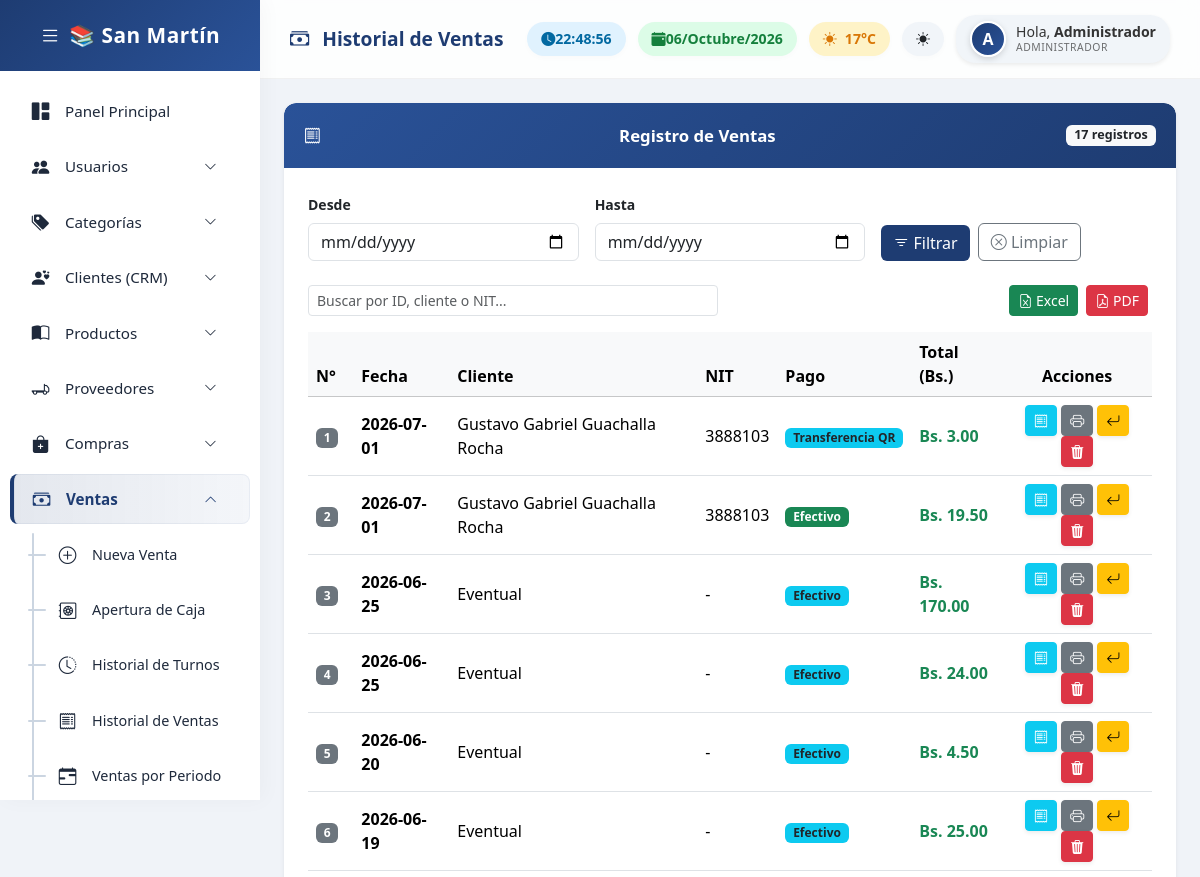
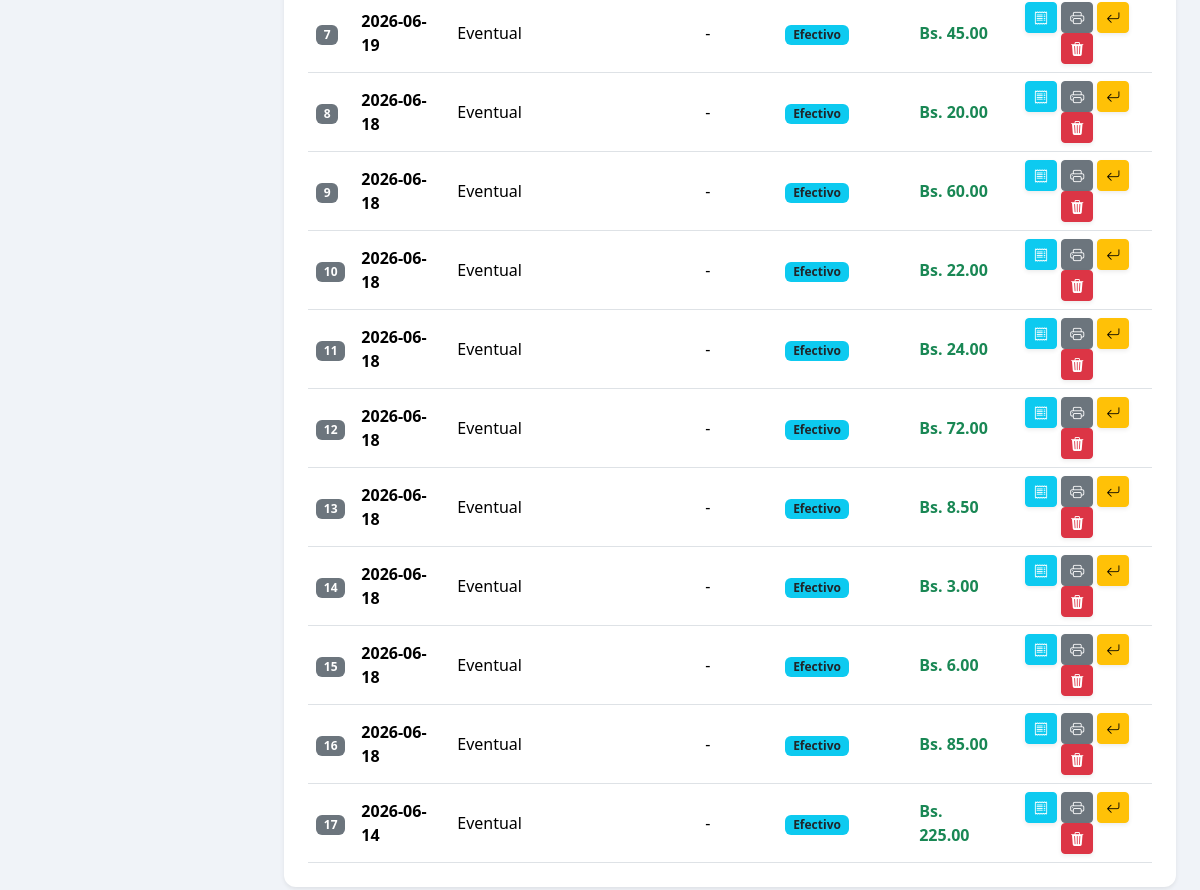
/ventas/index.php (signed in), run on the app's committed database (2 pictures, top to bottom).
### tables this page shows
CREATE TABLE `ventas` (
  `id_venta` int(11) NOT NULL AUTO_INCREMENT,
  `fecha` date DEFAULT NULL,
  `total` decimal(10,2) DEFAULT NULL,
  `metodo_pago` varchar(50) DEFAULT NULL,
  `id_usuario` int(11) DEFAULT NULL,
  `id_cliente` int(11) DEFAULT NULL,
  `estado` varchar(20) DEFAULT 'Completado',
  PRIMARY KEY (`id_venta`)
);

CREATE TABLE `clientes` (
  `id_cliente` int(11) NOT NULL AUTO_INCREMENT,
  `ci_nit` varchar(20) NOT NULL,
  `fecha_nacimiento` date DEFAULT NULL,
  `nombre_cliente` varchar(100) NOT NULL,
  `telefono` varchar(20) DEFAULT NULL,
  `email` varchar(100) DEFAULT NULL,
  `fecha_registro` datetime DEFAULT current_timestamp(),
  `activo` tinyint(1) DEFAULT 1,
  PRIMARY KEY (`id_cliente`)
);

### includes/paginador.php (called while the page is built, shortened)
<?php
function paginar($conexion, $sql_base, $limite = 20) {
    $pagina = isset($_GET['pagina']) ? max(1, intval($_GET['pagina'])) : 1;
    $offset = ($pagina - 1) * $limite;
    $total = mysqli_fetch_assoc(mysqli_query($conexion, $sql_base));
    $total_registros = $total['total'];
    $total_paginas = ceil($total_registros / $limite);
    $sql_limite = " LIMIT $offset, $limite";
    return ['pagina' => $pagina, 'total_paginas' => $total_paginas, 'total_registros' => $total_registros, 'offset' => $offset, 'limite' => $limite, 'sql_limite' => $sql_limite];
}
?>

### ventas/index.php (the view, shortened to what this page needs)
<?php
include("../includes/paginador.php");
$where = "";
$url_params = '';
$sql_base = "SELECT COUNT(*) as total FROM ventas v LEFT JOIN clientes c ON v.id_cliente = c.id_cliente$where";
$sql_data = "SELECT v.*, c.nombre_cliente, c.ci_nit FROM ventas v LEFT JOIN clientes c ON v.id_cliente = c.id_cliente$where ORDER BY v.fecha DESC";
$paginacion = paginar($conexion, $sql_base);
$ventas = mysqli_query($conexion, $sql_data . $paginacion['sql_limite']);
?>
<!DOCTYPE html>
<html lang="es">
<head>
    <link href="https://cdn.jsdelivr.net/npm/bootstrap@5.3.3/dist/css/bootstrap.min.css" rel="stylesheet">
    <link rel="stylesheet" href="https://cdn.jsdelivr.net/npm/bootstrap-icons@1.11.3/font/bootstrap-icons.min.css">
<link rel="stylesheet" href="/includes/base.css">
</head>
<body>
<?php $base_path = '../'; include '../includes/sidebar.php'; ?>
<div class="main-content">
    <div class="topbar">
        <div class="topbar-title"><i class="bi bi-cash-stack me-2"></i> Historial de Ventas</div>
        <div class="topbar-widgets">
            <div class="widget-box widget-time"><i class="bi bi-clock-fill"></i> <span id="txt-reloj">00:00:00</span></div>
            <div class="widget-box widget-date"><i class="bi bi-calendar-event-fill"></i> <span id="txt-fecha">--/--/----</span></div>
            <div class="widget-box widget-weather"><i class="bi bi-sun-fill me-2"></i> <span>17°C</span></div>
            <div class="user-profile shadow-sm">
    <div class="profile-avatar-wrap"><?php if(!empty($_SESSION["imagen"])): ?><img src="../assets/uploads/usuarios/<?php echo $_SESSION["imagen"]; ?>" class="profile-avatar"><?php else: ?><div class="profile-avatar-inicial"><?php echo strtoupper(substr($_SESSION["nombre"],0,1)); ?></div><?php endif; ?></div>
    <div class="profile-info">
        <div class="profile-name">Hola, <strong><?php echo $_SESSION["nombre"]; ?></strong></div>
        <div class="profile-role"><?php echo $_SESSION["rol"]; ?></div>
    </div>
</div>
        </div>
    </div>
    <div class="container-fluid p-4">
        <div class="panel-custom shadow-sm">
            <div class="panel-custom-header">
                <i class="bi bi-receipt me-2"></i> <span class="menu-text"> Registro de Ventas</span>
                <span class="badge bg-light text-dark"><?php echo $paginacion['total_registros']; ?> registros</span>
            </div>
            <div class="panel-custom-body p-4">
                <form method="GET" class="row g-3 mb-4">
                    <div class="col-md-4">
                        <label class="form-label fw-bold small">Desde</label>
                        <input type="date" name="desde" class="form-control" value="<?php echo $_GET['desde'] ?? ''; ?>">
                    </div>
                    <div class="col-md-4">
                        <label class="form-label fw-bold small">Hasta</label>
                        <input type="date" name="hasta" class="form-control" value="<?php echo $_GET['hasta'] ?? ''; ?>">
                    </div>
                    <div class="col-md-4 d-flex align-items-end">
                        <button type="submit" class="btn btn-primary me-2" style="background:#1e3c72;border:none;"><i class="bi bi-filter"></i> Filtrar</button>
                        <a href="index.php" class="btn btn-outline-secondary"><i class="bi bi-x-circle"></i> Limpiar</a>
                    </div>
                </form>
                <div class="row mb-3">
                    <div class="col-md-6">
                        <input type="text" id="buscador" class="form-control form-control-sm" placeholder="Buscar por ID, cliente o NIT...">
                    </div>
                    <div class="col-md-6 text-end">
                        <a href="?exportar=xls<?php echo $url_params; ?>" class="btn btn-success btn-sm me-1"><i class="bi bi-file-earmark-excel"></i> Excel</a>
                        <a href="?exportar=pdf<?php echo $url_params; ?>" class="btn btn-danger btn-sm me-1"><i class="bi bi-file-earmark-pdf"></i> PDF</a>
                    </div>
                </div>
                <div class="table-responsive">
                    <table class="table table-hover align-middle mb-0">
                        <thead>
                            <tr class="table-light">
                                <th>N°</th>
                                <th>Fecha</th>
                                <th>Cliente</th>
                                <th>NIT</th>
                                <th>Pago</th>
                                <th>Total (Bs.)</th>
                                <th class="text-center">Acciones</th>
                            </tr>
                        </thead>
                        <tbody>
                            <?php if(mysqli_num_rows($ventas) > 0): ?>
                                <?php $num = ($paginacion['pagina'] - 1) * $paginacion['limite'] + 1; while($v = mysqli_fetch_assoc($ventas)){ ?>
                                <tr>
                                    <td><span class="badge bg-secondary"><?php echo $num++; ?></span></td>
                                    <td><strong><?php echo $v['fecha']; ?></strong></td>
                                    <td><?php echo htmlspecialchars($v['nombre_cliente'] ?? 'Eventual'); ?></td>
                                    <td><?php echo htmlspecialchars($v['ci_nit'] ?? '-'); ?></td>
                                    <td><span class="badge <?php echo $v['metodo_pago'] === 'Efectivo' ? 'bg-success' : 'bg-info text-dark'; ?>"><?php echo htmlspecialchars($v['metodo_pago'] ?? 'Efectivo'); ?></span></td>
                                    <td><span class="text-success fw-bold">Bs. <?php echo number_format($v['total'],2); ?></span></td>
                                    <td class="text-center">
                                        <a href="visualizar_recibo.php?id=<?php echo $v['id_venta']; ?>" class="btn btn-info btn-sm text-white shadow-sm" title="Ver recibo"><i class="bi bi-receipt"></i></a>
                                        <a href="imprimir_recibo.php?id=<?php echo $v['id_venta']; ?>" class="btn btn-secondary btn-sm shadow-sm" title="Imprimir recibo" target="_blank"><i class="bi bi-printer"></i></a>
                                        <a href="devolucion.php?venta_id=<?php echo $v['id_venta']; ?>" class="btn btn-warning btn-sm shadow-sm" title="Devolver"><i class="bi bi-arrow-return-left"></i></a>
                                        <a href="index.php?eliminar=<?php echo $v['id_venta']; ?>" class="btn btn-danger btn-sm shadow-sm" data-confirm="¿Eliminar esta venta?" title="Eliminar"><i class="bi bi-trash3-fill"></i></a>
                                    </td>
                                </tr>
                                <?php } ?>
                            <?php else: ?>
                                <tr><td colspan="7" class="text-center text-muted py-3">No hay ventas registradas.</td></tr>
                            <?php endif; ?>
                        </tbody>
                    </table>
                </div>
            </div>
        </div>
    </div>
</div>
</body>
</html>

### includes/base.css (style rules this page uses)
:root { --body-bg:#f0f3f8;--sidebar-bg:#fff;--sidebar-text:#1e293b;--sidebar-hover-bg:#e2e8f0;--sidebar-accent:#1e3c72;--sidebar-active-bg:linear-gradient(90deg,rgba(30,60,114,0.12),rgba(42,82,152,0.05));--sidebar-brand-bg:linear-gradient(135deg,#1e3c72,#2a5298);--topbar-bg:rgba(255,255,255,0.85);--panel-bg:#fff;--panel-header-bg:linear-gradient(135deg,#2a5298,#1e3c72);--profile-bg:#f1f5f9;--profile-text:#333;--sub-item-active-bg:#eef2ff;--scrollbar-thumb:rgba(0,0,0,0.12);--scrollbar-thumb-hover:rgba(0,0,0,0.25);--collapse-line:#cbd5e1;--collapse-dash:#94a3b8;--border-color:rgba(0,0,0,0.05);--form-bg:#fff;--form-text:#1e293b;--form-border:#d1d5db;--form-focus-border:#60a5fa;--input-group-bg:#f1f5f9;--card-bg:#fff; }
body { background:var(--body-bg);font-family:'Segoe UI',sans-serif;margin:0;overflow-x:hidden; }
.main-content { margin-left:260px;min-height:100vh;transition:all 0.3s ease; }
.topbar { background:var(--topbar-bg);backdrop-filter:blur(10px);-webkit-backdrop-filter:blur(10px);padding:15px 30px;display:flex;justify-content:space-between;align-items:center;border-bottom:1px solid var(--border-color);position:sticky;top:0;z-index:999; }
.topbar-title { font-size:1.2rem;font-weight:600;color:var(--sidebar-accent); }
.topbar-widgets { display:flex;align-items:center;gap:12px; }
.widget-box { padding:6px 14px;border-radius:20px;font-size:0.88rem;font-weight:600;display:flex;align-items:center;box-shadow:0 2px 6px rgba(0,0,0,0.02); }
.widget-time { background:#e0f2fe;color:#0369a1; }
.widget-date { background:#dcfce7;color:#15803d; }
.widget-weather { background:#fef3c7;color:#d97706; }
.user-profile { display:flex;align-items:center;background:var(--profile-bg);padding:6px 14px;border-radius:20px;font-size:0.9rem;color:var(--profile-text); }
.profile-avatar-wrap { flex-shrink:0;margin-right:10px;display:flex;align-items:center; }
.profile-avatar-inicial { width:36px;height:36px;border-radius:50%;background:linear-gradient(135deg,#1e3c72,#2a5298);color:#fff;display:flex;align-items:center;justify-content:center;font-weight:700;font-size:1rem;border:2px solid #fff;box-shadow:0 2px 6px rgba(0,0,0,0.15); }
.profile-info { display:flex;flex-direction:column;line-height:1.2; }
.profile-name { font-size:0.88rem;white-space:nowrap; }
.profile-role { font-size:0.65rem;text-transform:uppercase;letter-spacing:0.5px;opacity:0.7;white-space:nowrap; }
.panel-custom { border:none;border-radius:12px;background:var(--panel-bg);box-shadow:0 4px 15px rgba(0,0,0,0.02);margin-bottom:30px;animation:fadeInUp 0.5s ease-in-out;overflow:hidden; }
.panel-custom-header { padding:20px;font-size:1.05rem;font-weight:600;color:#fff;border-radius:12px 12px 0 0;background:var(--panel-header-bg); }
.panel-custom-body { padding:20px; }

### data on the page
ventas: fecha "2026-07-01", id_cliente.nombre_cliente "Gustavo Gabriel Guachalla Rocha", id_cliente.ci_nit "3888103", metodo_pago "Transferencia QR", total "3.00"
ventas: fecha "2026-07-01", id_cliente.nombre_cliente "Gustavo Gabriel Guachalla Rocha", id_cliente.ci_nit "3888103", metodo_pago "Efectivo", total "19.50"
ventas: fecha "2026-06-25", nombre_cliente "Eventual", ci_nit "-", metodo_pago "Efectivo", total "170.00"
ventas: fecha "2026-06-25", nombre_cliente "Eventual", ci_nit "-", metodo_pago "Efectivo", total "24.00"
ventas: fecha "2026-06-20", nombre_cliente "Eventual", ci_nit "-", metodo_pago "Efectivo", total "4.50"
ventas: fecha "2026-06-19", nombre_cliente "Eventual", ci_nit "-", metodo_pago "Efectivo", total "25.00"
ventas: fecha "2026-06-19", nombre_cliente "Eventual", ci_nit "-", metodo_pago "Efectivo", total "45.00"
ventas: fecha "2026-06-18", nombre_cliente "Eventual", ci_nit "-", metodo_pago "Efectivo", total "20.00"
ventas: fecha "2026-06-18", nombre_cliente "Eventual", ci_nit "-", metodo_pago "Efectivo", total "60.00"
ventas: fecha "2026-06-18", nombre_cliente "Eventual", ci_nit "-", metodo_pago "Efectivo", total "22.00"
ventas: fecha "2026-06-18", nombre_cliente "Eventual", ci_nit "-", metodo_pago "Efectivo", total "24.00"
ventas: fecha "2026-06-18", nombre_cliente "Eventual", ci_nit "-", metodo_pago "Efectivo", total "72.00"
ventas: fecha "2026-06-18", nombre_cliente "Eventual", ci_nit "-", metodo_pago "Efectivo", total "8.50"
ventas: fecha "2026-06-18", nombre_cliente "Eventual", ci_nit "-", metodo_pago "Efectivo", total "3.00"
ventas: fecha "2026-06-18", nombre_cliente "Eventual", ci_nit "-", metodo_pago "Efectivo", total "6.00"
ventas: fecha "2026-06-18", nombre_cliente "Eventual", ci_nit "-", metodo_pago "Efectivo", total "85.00"
ventas: fecha "2026-06-14", nombre_cliente "Eventual", ci_nit "-", metodo_pago "Efectivo", total "225.00"

### other printed values
substr($_SESSION["nombre"],0,1) "A"
$_SESSION["nombre"] "Administrador"
$_SESSION["rol"] "ADMINISTRADOR"
$paginacion['total_registros'] "17"
